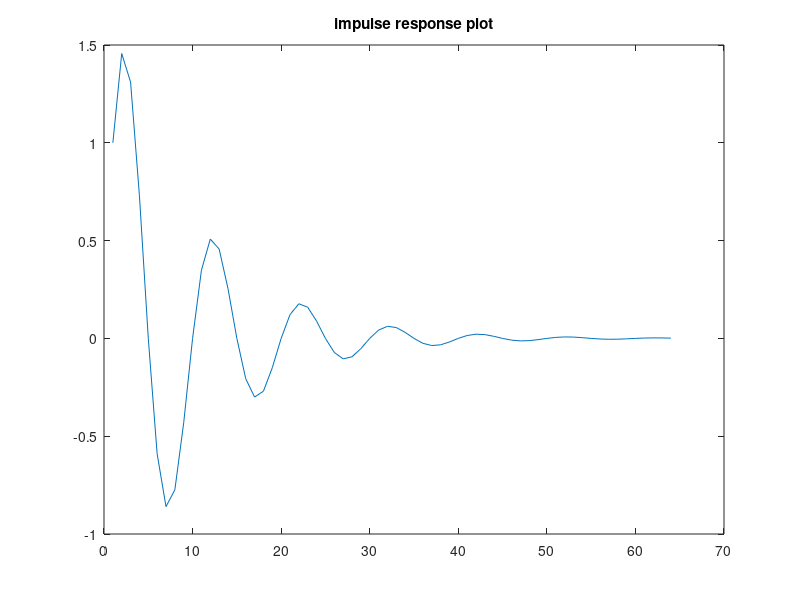
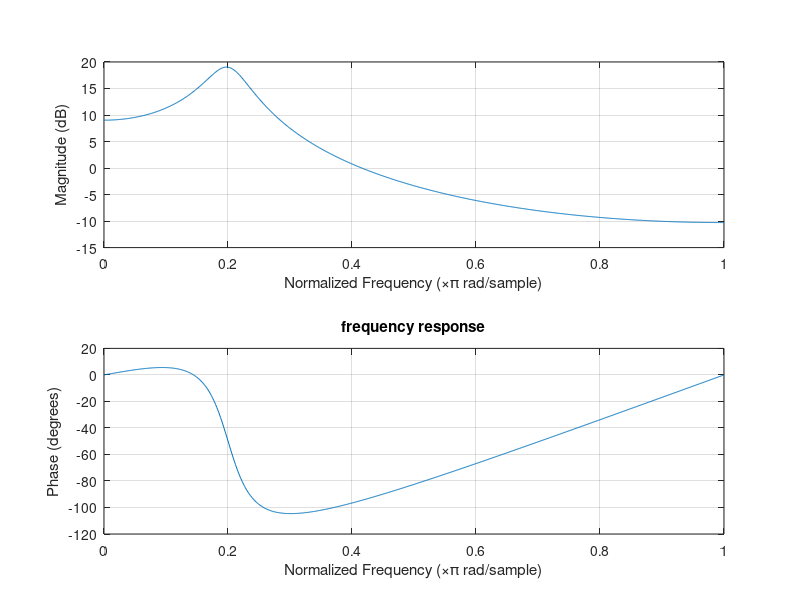
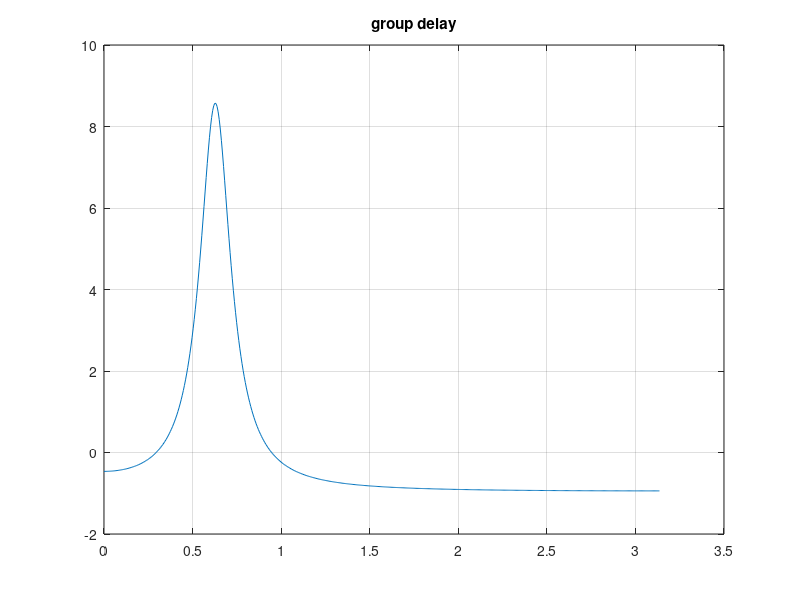
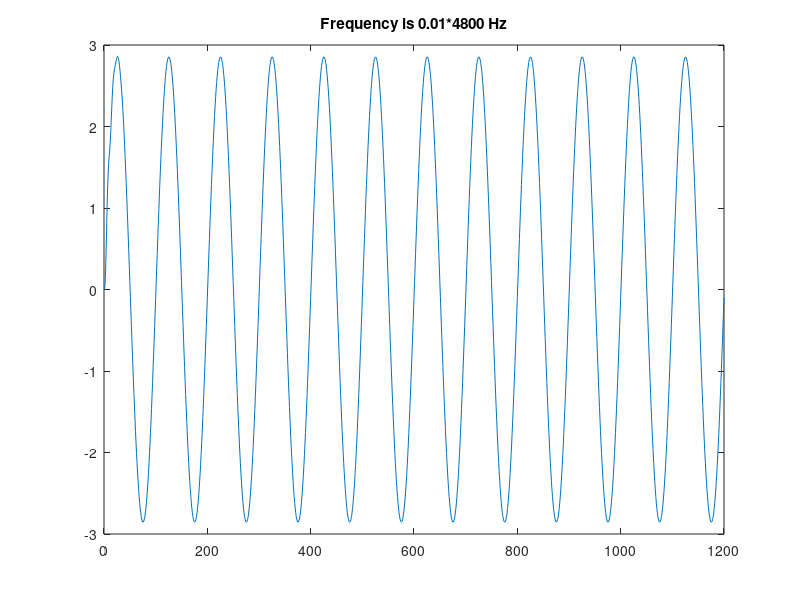

Recreate these plots in MATLAB, in order.
x1=0.9*exp(j*0.2*pi);
x2=0.9*exp(-j*0.2*pi);
Roots = [x1,x2];
A=poly(Roots);
B=1;

dlt=zeros(1,64); 
dlt(1)=1;
X=dlt;
Y=filter(B, A, X);

%impulse response plot
figure(1)
plot(Y);
title('impulse response plot');

%frequency response
N=1000;
figure(2)
freqz(B,A,N);
title('frequency response');

%group delay
figure(3)
grpdelay(B,A);
title('group delay');

%responses for sine waves of different frequencies
 Fs = 4800;                   % samples per second
   dt = 1/Fs;                   % seconds per sample
   StopTime = 0.25;             % seconds
   t = (0:dt:StopTime-dt)'; 
   
   %Fc/Fs may be equal to 0.01 to start with
   Fc=0.01*Fs;
X=sin(2*pi*Fc*t);
Y=filter(B, A, X);

figure(4)
plot(Y);
title('Frequency is 0.01*4800 Hz');

Fc=0.10*Fs;
X=sin(2*pi*Fc*t);
Y=filter(B, A, X);
figure(5);
plot(Y);
title('Frequency is 0.10*4800 Hz');

Fc=0.2*Fs;
X=sin(2*pi*Fc*t);
Y=filter(B, A, X);
figure(6);
plot(Y);
title('Frequency is 0.2*4800 Hz');
